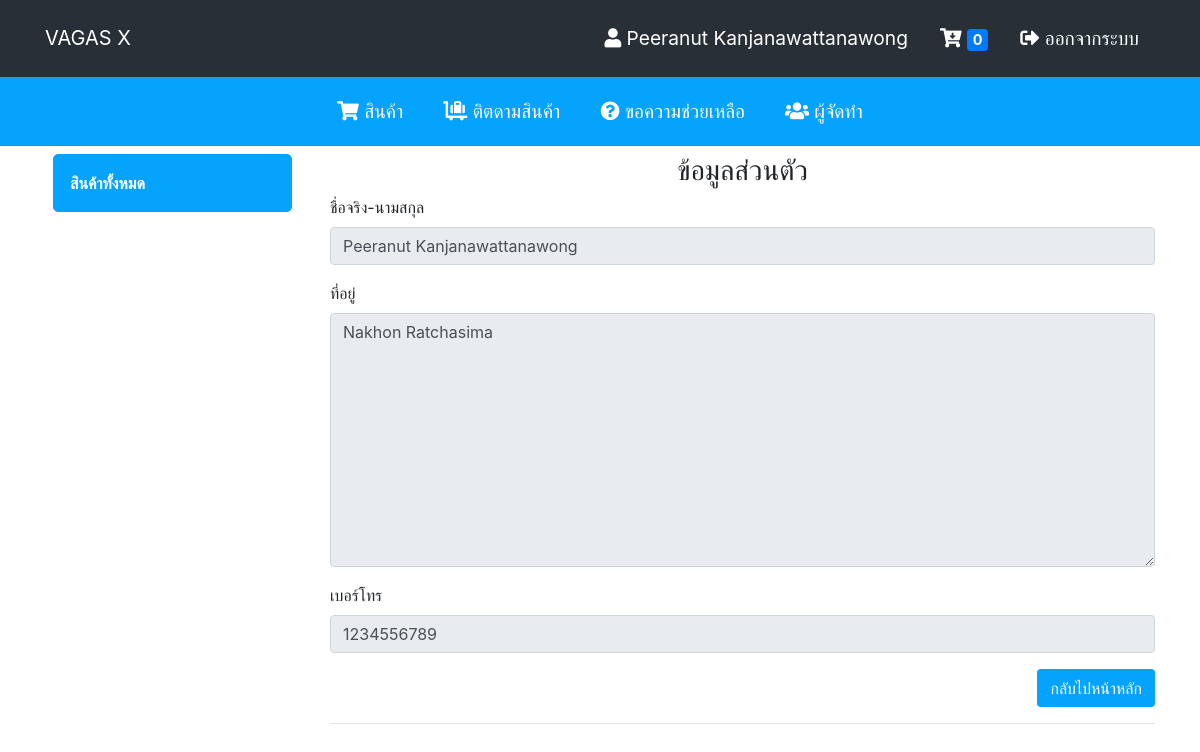
The page /profile.php (signed in) on the database as committed earlier.
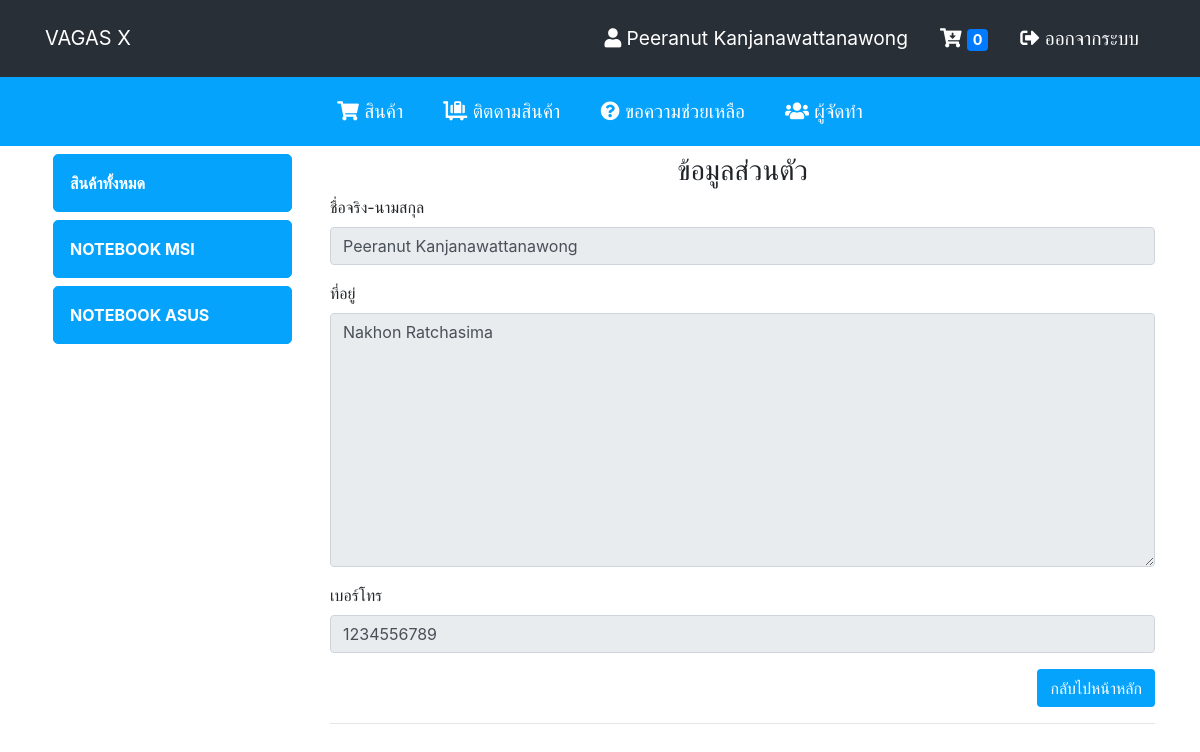
The same page on the database as committed later.
### tables this page shows
CREATE TABLE `types` (
  `type_id` int(11) NOT NULL,
  `type_code` varchar(255) NOT NULL,
  `type_name` varchar(255) NOT NULL
);

### profile.php (the view, shortened to what this page needs)
<?php
    include_once('config/db.php');
?>
<!DOCTYPE html>
<html lang="en">
<head>
    <?php include('includes/css.php'); ?>
</head>
<body>
    <?php include('includes/navbar.php'); ?>
    <div class="container">
        <div class="row">
            <div class="col-lg-3">
                <div class="row">
                    <div class="col-lg-12">
                        <?php include('includes/menu.php'); ?>
                    </div>
                </div>
            </div>
            <div class="col-lg-9">
                <div class="row">
                    <div class="col-lg-12 mt-2">
                        <h3 class="text-center">ข้อมูลส่วนตัว</h3>
                        <?php
                            $sessions = $_SESSION['client_id'];
                            $sql = "SELECT * FROM `client` WHERE `client_id` = '$sessions'";
                            $query = mysqli_query($conn, $sql);
                            $profile = mysqli_fetch_array($query);
                        ?>
                        <div class="form-group">
                            <label>ชื่อจริง-นามสกุล</label>
                            <input type="text" class="form-control" value="<?= $profile['client_name']; ?>" disabled>
                        </div>
                        <div class="form-group">
                            <label>ที่อยู่</label>
                            <textarea class="form-control" cols="30" rows="10" disabled><?= $profile['client_address']; ?></textarea>
                        </div>
                        <div class="form-group">
                            <label>เบอร์โทร</label>
                            <input type="text" class="form-control" value="<?= $profile['client_phone']; ?>" disabled>
                        </div>
                        <a href="index.php" class="btn btn-custom" style="float: right;">กลับไปหน้าหลัก</a>
                    </div>
                    <div class="col-lg-12">
                        <hr>
                    </div>
                </div>
            </div>
        </div>
    </div>
</body>
</html>

### includes/menu.php
<div class="box-menu">
    <a href="product.php">สินค้าทั้งหมด</a>
</div>
<?php
    include('config/db.php');
    $menu_sql = "SELECT * FROM `types`";
    $menu_query = mysqli_query($conn, $menu_sql);
    while($menu_row = mysqli_fetch_array($menu_query)) {
        $name = $menu_row['type_name'];
?>
<div class="box-menu">
    <a href="product.php?type=<?= $name; ?>">Notebook <?= $name; ?></a>
</div>
<?php } ?>

Rows that differ between the two databases and show on the page:
added types: type_name "MSI"
added types: type_name "ASUS"
